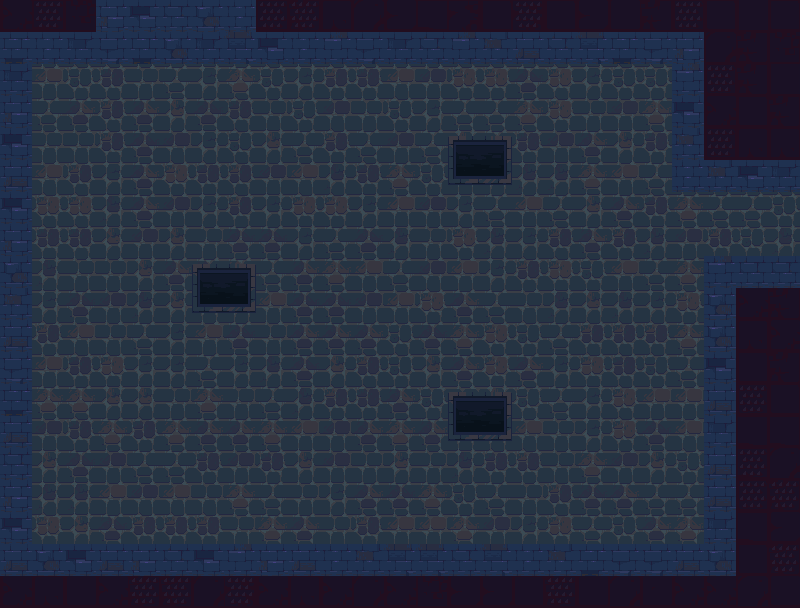

This game map was drawn from its Tiled (.tmx) file and the tilesets committed beside it. A one-line description and the full map source follow:
An orthogonal 25x19 tile map with 32x32 px tiles, 3 tile layers (BackgroundLayer, FloorLayer, WallLayer), 3 tilesets and 10 objects.

<map version="1.10" tiledversion="1.10.2" orientation="orthogonal" renderorder="right-down" width="25" height="19" tilewidth="32" tileheight="32" infinite="0" nextlayerid="5" nextobjectid="97">
 <editorsettings>
  <export target="test.csv" format="csv" />
 </editorsettings>
 <tileset firstgid="1" name="Wall_1" tilewidth="32" tileheight="32" tilecount="368" columns="16">
  <image source="ERW - Old Prison V1.6.1/Tilesets/wall-1- 3 tiles tall.png" width="512" height="736" />
 </tileset>
 <tileset firstgid="369" name="Wall_2" tilewidth="32" tileheight="32" tilecount="240" columns="16">
  <image source="ERW - Old Prison V1.6.1/Tilesets/wall-2- 3 tiles tall.png" width="512" height="480" />
 </tileset>
 <tileset firstgid="609" name="Prison" tilewidth="32" tileheight="32" tilecount="4485" columns="65">
  <image source="ERW - Old Prison V1.6.1/Tilesets/Tileset-Terrain-old prison.png" width="2080" height="2208" />
 </tileset>
 <layer id="1" name="BackgroundLayer" width="25" height="19">
  <data encoding="csv">
1397,1330,1335,0,0,0,0,0,1330,1266,1270,1398,1395,1333,1334,1267,1331,1267,1395,1269,1396,1265,1267,1332,1267,
0,0,0,0,0,0,0,0,0,0,0,0,0,0,0,0,0,0,0,0,0,0,1398,1396,1335,
0,0,0,0,0,0,0,0,0,0,0,0,0,0,0,0,0,0,0,0,0,0,1265,1396,1332,
0,0,0,0,0,0,0,0,0,0,0,0,0,0,0,0,0,0,0,0,0,0,1397,1267,1396,
0,0,0,0,0,0,0,0,0,0,0,0,0,0,0,0,0,0,0,0,0,0,1265,1270,1270,
0,0,0,0,0,0,0,0,0,0,0,0,0,0,0,0,0,0,0,0,0,0,0,0,0,
0,0,0,0,0,0,0,0,0,0,0,0,0,0,0,0,0,0,0,0,0,0,0,0,0,
0,0,0,0,0,0,0,0,0,0,0,0,0,0,0,0,0,0,0,0,0,0,0,0,0,
0,0,0,0,0,0,0,0,0,0,0,0,0,0,0,0,0,0,0,0,0,0,0,0,0,
0,0,0,0,0,0,0,0,0,0,0,0,0,0,0,0,0,0,0,0,0,0,0,1397,1396,
0,0,0,0,0,0,0,0,0,0,0,0,0,0,0,0,0,0,0,0,0,0,0,1270,1397,
0,0,0,0,0,0,0,0,0,0,0,0,0,0,0,0,0,0,0,0,0,0,0,1267,1396,
0,0,0,0,0,0,0,0,0,0,0,0,0,0,0,0,0,0,0,0,0,0,0,1265,1267,
0,0,0,0,0,0,0,0,0,0,0,0,0,0,0,0,0,0,0,0,0,0,0,1333,1333,
0,0,0,0,0,0,0,0,0,0,0,0,0,0,0,0,0,0,0,0,0,0,0,1330,1398,
0,0,0,0,0,0,0,0,0,0,0,0,0,0,0,0,0,0,0,0,0,0,0,1265,1266,
0,0,0,0,0,0,0,0,0,0,0,0,0,0,0,0,0,0,0,0,0,0,0,1333,1395,
0,0,0,0,0,0,0,0,0,0,0,0,0,0,0,0,0,0,0,0,0,0,0,1267,1266,
1397,1270,1269,1397,1266,1266,1398,1331,1397,1270,1397,1398,1397,1335,1395,1395,1267,1266,1269,1398,1268,1397,1397,1398,1269
</data>
 </layer>
 <objectgroup id="3" name="CollisionLayer" offsetx="-1.75" offsety="1.5">
  <object id="75" x="34.0615" y="55.8704" width="639.688" height="7.5" />
  <object id="76" x="27.0227" y="63.37" width="7.5" height="480" />
  <object id="77" x="34.52" y="541.5" width="671.185" height="7.5" />
  <object id="78" x="673.25" y="63.37" width="7.5" height="127.011" />
  <object id="79" x="680.75" y="182.88" width="121" height="7.5" />
  <object id="80" x="704.583" y="254.523" width="7.5" height="286.98" />
  <object id="81" x="712.08" y="254.52" width="89.6364" height="7.5" />
  <object id="94" x="449.25" y="134" width="65" height="49.5" />
  <object id="95" x="449.25" y="390" width="64.25" height="49" />
  <object id="96" x="192.75" y="261.75" width="64.75" height="49.5" />
 </objectgroup>
 <layer id="2" name="FloorLayer" width="25" height="19">
  <data encoding="csv">
0,0,0,0,0,0,0,0,0,0,0,0,0,0,0,0,0,0,0,0,0,0,0,0,0,
0,0,0,0,0,0,0,0,0,0,0,0,0,0,0,0,0,0,0,0,0,0,0,0,0,
0,278,276,284,274,275,273,279,276,273,286,284,278,282,280,280,283,280,273,276,276,0,0,0,0,
0,275,285,286,285,277,283,284,274,276,282,274,276,273,275,275,279,280,274,282,279,0,0,0,0,
0,274,274,286,283,282,273,276,277,275,286,275,282,275,277,275,284,282,285,277,284,0,0,0,0,
0,278,286,273,285,280,284,286,282,278,281,284,279,276,274,273,281,281,279,278,275,0,0,0,0,
0,280,280,281,285,282,273,286,273,280,280,273,278,282,273,275,278,275,277,285,284,279,275,275,276,
0,284,284,277,282,277,274,283,283,273,275,283,281,274,280,281,273,286,285,286,281,282,286,276,281,
0,281,274,274,277,285,283,279,275,285,279,278,275,282,278,273,286,280,276,278,275,279,0,0,0,
0,273,283,282,281,277,284,277,278,283,283,282,278,280,285,275,274,281,277,281,273,280,0,0,0,
0,286,278,274,275,273,278,283,274,285,285,285,276,283,279,280,276,275,286,286,286,279,0,0,0,
0,278,284,280,273,273,275,273,281,283,277,286,276,277,285,280,285,273,280,284,276,275,0,0,0,
0,279,279,277,277,274,279,274,275,281,286,284,285,276,274,277,276,275,273,280,278,278,0,0,0,
0,282,284,279,284,279,285,285,279,278,282,285,279,285,286,276,278,274,273,280,283,278,0,0,0,
0,277,283,282,275,275,284,282,284,277,282,274,277,274,281,284,286,274,279,282,277,276,0,0,0,
0,281,281,278,282,278,274,279,275,274,273,285,283,279,276,275,274,286,283,285,275,275,0,0,0,
0,280,277,283,286,286,286,274,279,285,274,286,278,278,279,282,273,280,275,276,285,279,0,0,0,
0,0,0,0,0,0,0,0,0,0,0,0,0,0,0,0,0,0,0,0,0,0,0,0,0,
0,0,0,0,0,0,0,0,0,0,0,0,0,0,0,0,0,0,0,0,0,0,0,0,0
</data>
 </layer>
 <layer id="4" name="WallLayer" width="25" height="19">
  <data encoding="csv">
0,0,0,538,531,541,540,529,0,0,0,0,0,0,0,0,0,0,0,0,0,0,0,0,0,
537,529,536,534,537,540,536,539,531,529,530,534,536,541,530,533,532,541,539,537,534,538,0,0,0,
536,0,0,0,0,0,0,0,0,0,0,0,0,0,0,0,0,0,0,0,0,530,0,0,0,
538,0,0,0,0,0,0,0,0,0,0,0,0,0,0,0,0,0,0,0,0,531,0,0,0,
531,0,0,0,0,0,0,0,0,0,0,0,0,0,716,717,0,0,0,0,0,533,0,0,0,
532,0,0,0,0,0,0,0,0,0,0,0,0,0,781,782,0,0,0,0,0,529,533,531,536,
531,0,0,0,0,0,0,0,0,0,0,0,0,0,0,0,0,0,0,0,0,0,0,0,0,
538,0,0,0,0,0,0,0,0,0,0,0,0,0,0,0,0,0,0,0,0,0,0,0,0,
540,0,0,0,0,0,716,717,0,0,0,0,0,0,0,0,0,0,0,0,0,0,530,541,541,
533,0,0,0,0,0,781,782,0,0,0,0,0,0,0,0,0,0,0,0,0,0,540,0,0,
532,0,0,0,0,0,0,0,0,0,0,0,0,0,0,0,0,0,0,0,0,0,540,0,0,
534,0,0,0,0,0,0,0,0,0,0,0,0,0,0,0,0,0,0,0,0,0,531,0,0,
537,0,0,0,0,0,0,0,0,0,0,0,0,0,716,717,0,0,0,0,0,0,532,0,0,
532,0,0,0,0,0,0,0,0,0,0,0,0,0,781,782,0,0,0,0,0,0,536,0,0,
541,0,0,0,0,0,0,0,0,0,0,0,0,0,0,0,0,0,0,0,0,0,532,0,0,
538,0,0,0,0,0,0,0,0,0,0,0,0,0,0,0,0,0,0,0,0,0,532,0,0,
531,0,0,0,0,0,0,0,0,0,0,0,0,0,0,0,0,0,0,0,0,0,536,0,0,
532,540,531,532,538,541,531,530,538,532,529,533,539,539,541,539,529,533,537,534,534,532,540,0,0,
0,0,0,0,0,0,0,0,0,0,0,0,0,0,0,0,0,0,0,0,0,0,0,0,0
</data>
 </layer>
</map>
